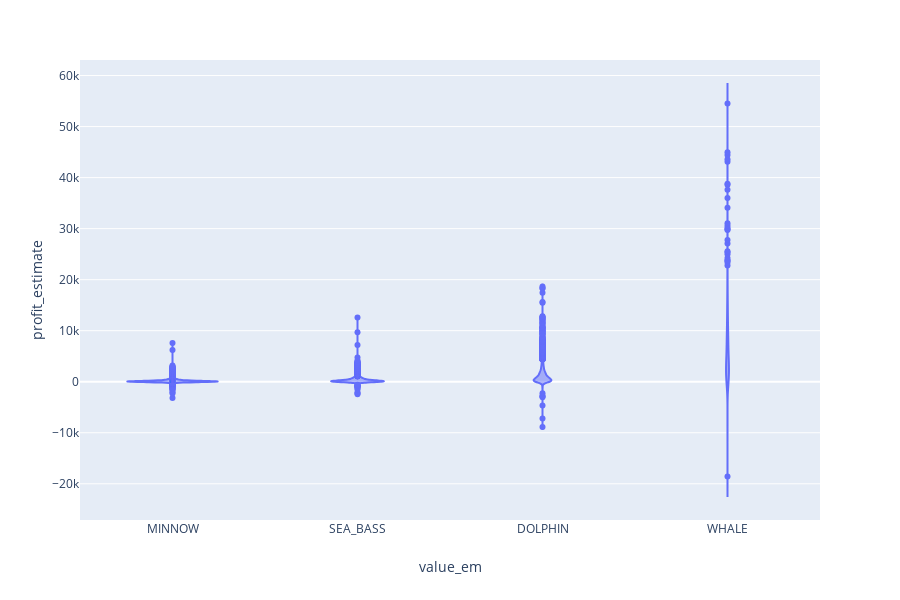

This figure's notebook cell:
### Code cell
dff = df[df.featured_category_id.isin(['fashion','parts_accesssories'])]

px.violin(df, x='value_em', y='profit_estimate')

### Figure 1 — Plotly figure (JSON) as saved in the notebook; plotly's stock layout.template omitted (floating-point values rounded to 4 significant figures; data arrays with more than 128 entries replaced by an {"elided": "..."} marker saying what was removed)
{"data": [{"alignmentgroup": "True", "box": {"visible": false}, "legendgroup": "", "marker": {"color": "#636efa"}, "name": "", "offsetgroup": "", "orientation": "v", "scalegroup": "True", "showlegend": false, "type": "violin", "uid": "a53831da-0340-43f7-b20b-a05351515e87", "x": {"elided": "10638 str values"}, "xaxis": "x", "y": {"elided": "10638 float values"}, "yaxis": "y"}], "layout": {"grid": {"xaxes": ["x"], "xgap": 0.1, "xside": "bottom", "yaxes": ["y"], "ygap": 0.1, "yside": "left"}, "height": 600, "legend": {"tracegroupgap": 0}, "margin": {"t": 60}, "violinmode": "group", "xaxis": {"title": {"text": "value_em"}}, "yaxis": {"title": {"text": "profit_estimate"}}}}
